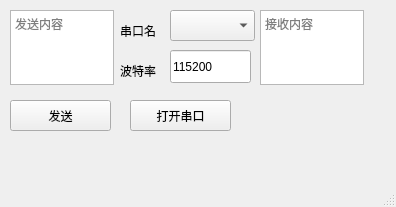
<?xml version="1.0" encoding="UTF-8"?>
<ui version="4.0">
 <class>SecondWindow</class>
 <widget class="QMainWindow" name="SecondWindow">
  <property name="geometry">
   <rect>
    <x>0</x>
    <y>0</y>
    <width>396</width>
    <height>207</height>
   </rect>
  </property>
  <property name="windowTitle">
   <string>MainWindow</string>
  </property>
  <widget class="QWidget" name="centralwidget">
   <widget class="QComboBox" name="comboBox">
    <property name="geometry">
     <rect>
      <x>170</x>
      <y>10</y>
      <width>85</width>
      <height>31</height>
     </rect>
    </property>
   </widget>
   <widget class="QPushButton" name="pushButton_open">
    <property name="geometry">
     <rect>
      <x>130</x>
      <y>100</y>
      <width>101</width>
      <height>31</height>
     </rect>
    </property>
    <property name="text">
     <string>打开串口</string>
    </property>
   </widget>
   <widget class="QLabel" name="label">
    <property name="geometry">
     <rect>
      <x>120</x>
      <y>20</y>
      <width>51</width>
      <height>21</height>
     </rect>
    </property>
    <property name="text">
     <string>串口名</string>
    </property>
   </widget>
   <widget class="QLabel" name="label_2">
    <property name="geometry">
     <rect>
      <x>120</x>
      <y>60</y>
      <width>51</width>
      <height>21</height>
     </rect>
    </property>
    <property name="text">
     <string>波特率</string>
    </property>
   </widget>
   <widget class="QTextEdit" name="textEdit_send">
    <property name="geometry">
     <rect>
      <x>10</x>
      <y>10</y>
      <width>104</width>
      <height>75</height>
     </rect>
    </property>
    <property name="placeholderText">
     <string>发送内容</string>
    </property>
   </widget>
   <widget class="QPushButton" name="pushButton_send">
    <property name="geometry">
     <rect>
      <x>10</x>
      <y>100</y>
      <width>101</width>
      <height>31</height>
     </rect>
    </property>
    <property name="text">
     <string>发送</string>
    </property>
   </widget>
   <widget class="QLineEdit" name="lineEdit_port">
    <property name="geometry">
     <rect>
      <x>170</x>
      <y>50</y>
      <width>81</width>
      <height>33</height>
     </rect>
    </property>
    <property name="text">
     <string>115200</string>
    </property>
   </widget>
   <widget class="QTextEdit" name="textEdit_accept">
    <property name="geometry">
     <rect>
      <x>260</x>
      <y>10</y>
      <width>104</width>
      <height>75</height>
     </rect>
    </property>
    <property name="placeholderText">
     <string>接收内容</string>
    </property>
   </widget>
  </widget>
  <widget class="QMenuBar" name="menubar">
   <property name="geometry">
    <rect>
     <x>0</x>
     <y>0</y>
     <width>396</width>
     <height>28</height>
    </rect>
   </property>
  </widget>
  <widget class="QStatusBar" name="statusbar"/>
 </widget>
 <resources/>
 <connections/>
</ui>
